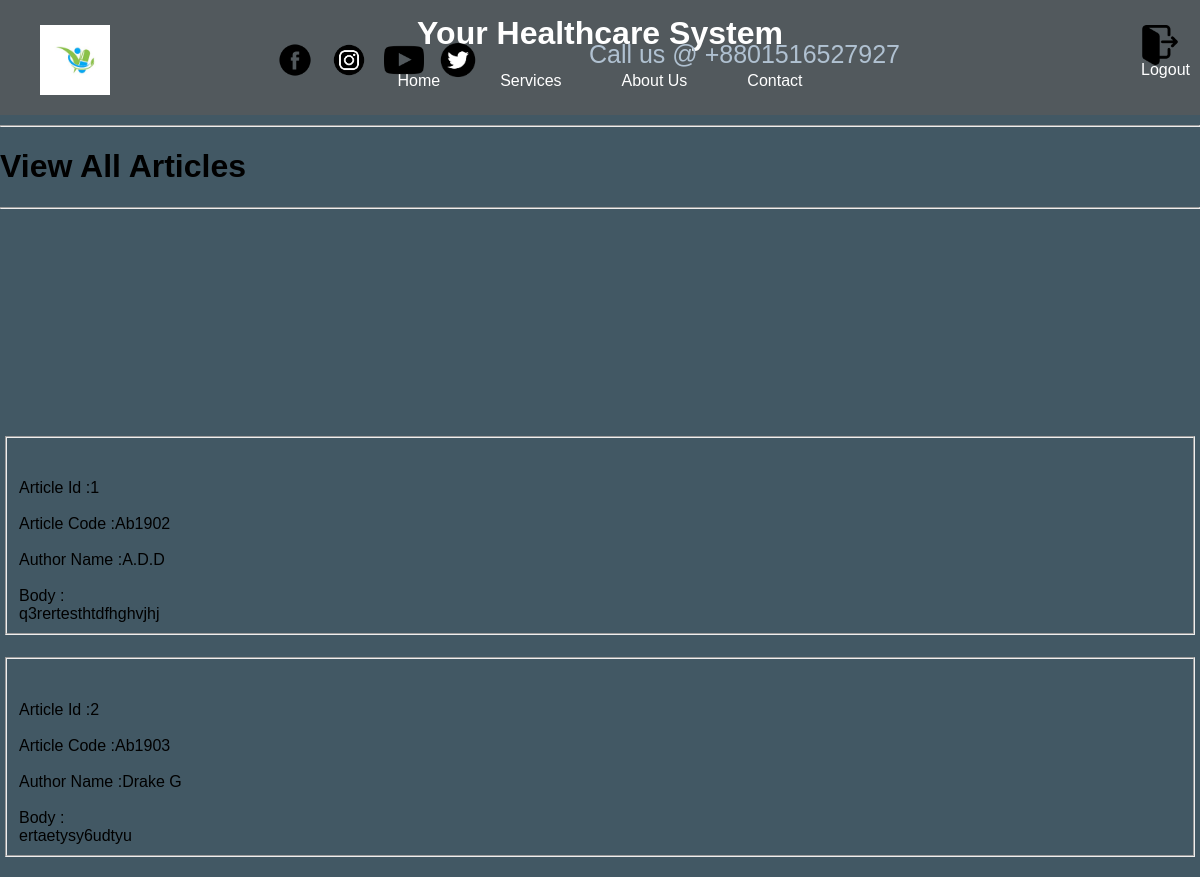
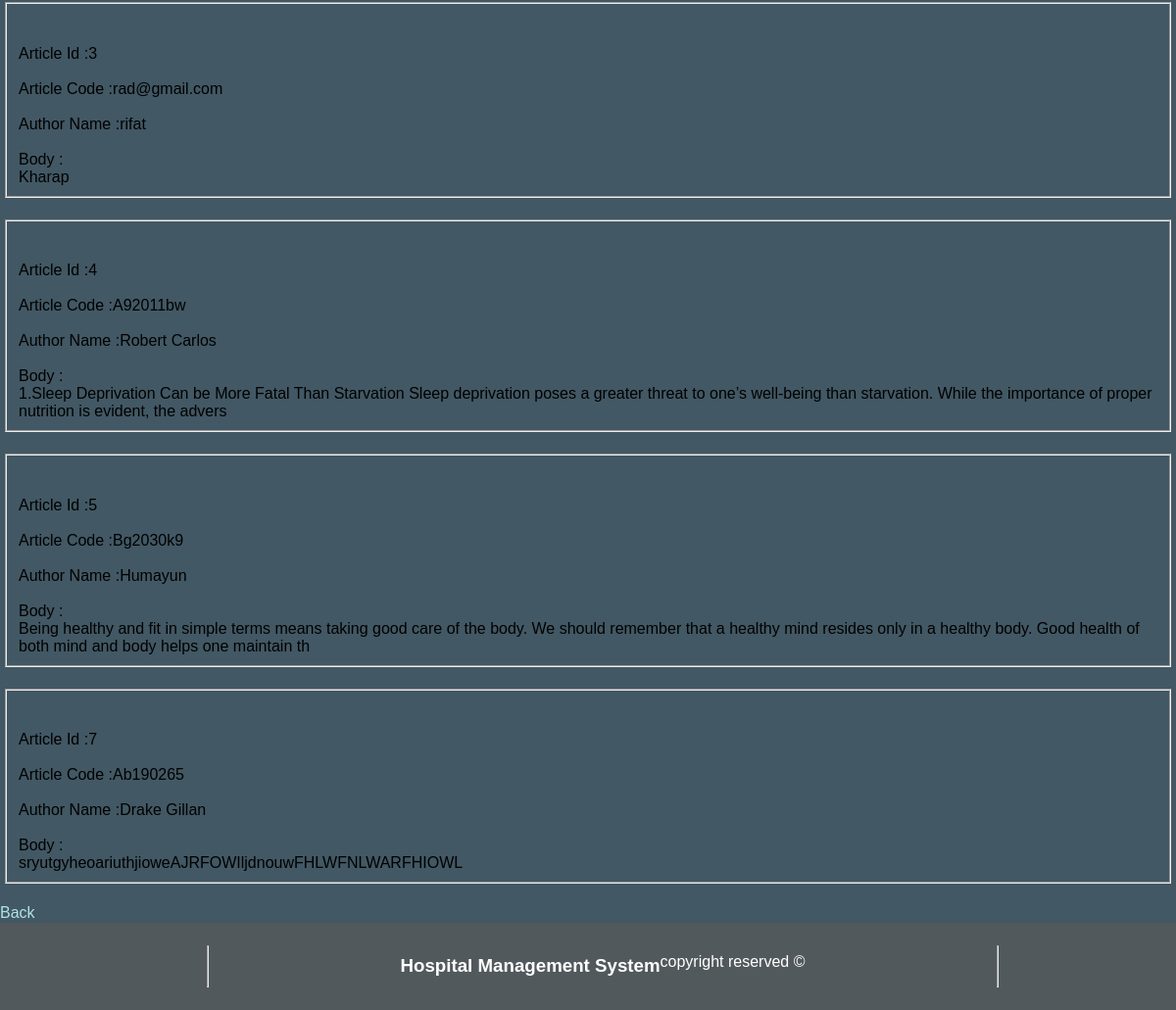
/Views/ViewArticle.php (signed in), run on the app's committed database (2 pictures, top to bottom).
### tables this page shows
CREATE TABLE `article` (
  `Id` int(100) NOT NULL,
  `ArticleCode` varchar(100) NOT NULL,
  `AuthorName` varchar(100) NOT NULL,
  `Body` varchar(200) NOT NULL
);

### Models/database.php (called while the page is built, shortened)
<?php
$dbhost = "127.0.0.1";
$dbuser = "root";
$dbpass = "";
$dbname = "project";
function getConnection(){
    global $dbhost;
    global $dbuser;
    global $dbpass;
    global $dbname;
    return  mysqli_connect($dbhost, $dbuser, $dbpass, $dbname);
}
function ViewArticle()
{
    $con = getConnection();
    $sql = "Select * from article";
     $status = mysqli_query($con, $sql);
        return $status;
}
?>

### Views/ViewArticle.php (the view, shortened to what this page needs)
<?php
require '../Models/Database.php';
?>
<!DOCTYPE html>
<html lang="en">
<head>
    <link rel="stylesheet" href="../Views/css/styles.css">
</head>
<body class="Body">
    <hr>
    <h1>View All Articles</h1>
    <hr>
<table>
    <?php
     $status = ViewArticle();
     if($status)
 {
     while($row=mysqli_fetch_assoc($status)){
     echo '
     <tbody>
     <tr>
     <td><fieldset><br><br>
     Article Id :'.$row['Id'].'<br><br>
     Article Code :'.$row['ArticleCode'].'<br><br>
     Author Name :'.$row['AuthorName'].'<br><br>
     Body :<br>'.$row['Body'].'</fieldset><br></td><br><br>
</tr>
</tbody>';
     }
 }
?>
</table>
<a class="DDref"  href="Articles.php">Back</a><br><br>
<a class="DDref" href="DoctorDashboard.php">Home</a><br>
<a href=""></a><br><br><br>
</body>
</html>

### Views/css/styles.css (style rules this page uses)
#Hbody { width : 100%; margin: 0; padding: 0; font-family: Arial, sans-serif; position : absolute; }
#Hheader { background-color: #52595d; color: #fff; padding: 15px; text-align: center; margin-bottom: 10px; }
#Hhead { margin: 0; }
#Hnav { display: flex; justify-content: center; margin-top: 10px; }
.Hlink { color: #fff; text-decoration: none; padding: 10px 20px; margin: 0 10px; border-radius: 5px; transition: background-color 0.3s; }
#icon { height : 70px; width : 70px; margin-top: 10px; position: absolute; left: 40px; }
#icons { margin : 20px; position: absolute; left: 250px; }
.logo { width:40px; height:40px; padding : 5px; }
#logoutic { width:40px; height:40px; position: absolute; right: 10px; }
#logoutp { position: absolute; text-decoration: none; color : white; right: 10px; margin-top: 10px; }
#number { font-size: 25px; color :rgb(176, 193, 209); position: absolute; margin-top: 25px; right: 300px; }
.Body { background-color: #425864; }
.DDref { width: 100%; border: #52595d; box-shadow: #52595d; color:rgb(176, 228, 228); text-decoration: none; }

### data on the page
article: Id "1", ArticleCode "Ab1902", AuthorName "A.D.D", Body "q3rertesthtdfhghvjhj"
article: Id "2", ArticleCode "Ab1903", AuthorName "Drake G", Body "ertaetysy6udtyu"
article: Id "3", ArticleCode "rad@gmail.com", AuthorName "rifat", Body "Kharap"
article: Id "4", ArticleCode "A92011bw", AuthorName "Robert Carlos", Body "1.Sleep Deprivation Can be More Fatal Than Starvation Sleep deprivation poses a greater threat to one’s well-being than starvation. While the importance of proper nutrition is evident, the advers"
article: Id "5", ArticleCode "Bg2030k9", AuthorName "Humayun", Body "Being healthy and fit in simple terms means taking good care of the body. We should remember that a healthy mind resides only in a healthy body. Good health of both mind and body helps one maintain th"
article: Id "7", ArticleCode "Ab190265", AuthorName "Drake Gillan", Body "sryutgyheoariuthjioweAJRFOWIljdnouwFHLWFNLWARFHIOWL"
